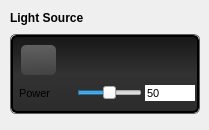
                  <widget class="QFrame" name="frame_18">
                   <property name="minimumSize">
                    <size>
                     <width>0</width>
                     <height>130</height>
                    </size>
                   </property>
                   <property name="maximumSize">
                    <size>
                     <width>16777215</width>
                     <height>210</height>
                    </size>
                   </property>
                   <property name="styleSheet">
                    <string notr="true">border: none;</string>
                   </property>
                   <property name="frameShape">
                    <enum>QFrame::StyledPanel</enum>
                   </property>
                   <property name="frameShadow">
                    <enum>QFrame::Raised</enum>
                   </property>
                   <widget class="QLabel" name="label_36">
                    <property name="geometry">
                     <rect>
                      <x>10</x>
                      <y>10</y>
                      <width>161</width>
                      <height>16</height>
                     </rect>
                    </property>
                    <property name="font">
                     <font>
                      <weight>75</weight>
                      <bold>true</bold>
                     </font>
                    </property>
                    <property name="styleSheet">
                     <string notr="true">border: none;</string>
                    </property>
                    <property name="text">
                     <string>Light Source</string>
                    </property>
                   </widget>
                   <widget class="QFrame" name="frame_white_border_17">
                    <property name="geometry">
                     <rect>
                      <x>10</x>
                      <y>34</y>
                      <width>190</width>
                      <height>80</height>
                     </rect>
                    </property>
                    <property name="minimumSize">
                     <size>
                      <width>190</width>
                      <height>50</height>
                     </size>
                    </property>
                    <property name="maximumSize">
                     <size>
                      <width>190</width>
                      <height>200</height>
                     </size>
                    </property>
                    <property name="styleSheet">
                     <string notr="true">QFrame {
    border: 1px solid rgb(95, 95, 95);
    border-radius: 6px;
}</string>
                    </property>
                    <property name="frameShape">
                     <enum>QFrame::StyledPanel</enum>
                    </property>
                    <property name="frameShadow">
                     <enum>QFrame::Raised</enum>
                    </property>
                    <property name="lineWidth">
                     <number>1</number>
                    </property>
                    <layout class="QGridLayout" name="gridLayout_23" rowstretch="0" columnstretch="0">
                     <property name="sizeConstraint">
                      <enum>QLayout::SetDefaultConstraint</enum>
                     </property>
                     <property name="margin">
                      <number>0</number>
                     </property>
                     <property name="spacing">
                      <number>0</number>
                     </property>
                     <item row="0" column="0">
                      <widget class="QFrame" name="frame_button_bar_13">
                       <property name="minimumSize">
                        <size>
                         <width>0</width>
                         <height>0</height>
                        </size>
                       </property>
                       <property name="maximumSize">
                        <size>
                         <width>16777215</width>
                         <height>16777215</height>
                        </size>
                       </property>
                       <property name="styleSheet">
                        <string notr="true">QFrame {
  background: rgb(29, 29, 29);
    border-style: solid;
    border: 2px solid #000000;
    border-radius: 6px;

background-color: qlineargradient(spread:pad, x1:0, y1:0, x2:0, y2:1, stop:0 rgba(23, 23, 23, 255), stop:0.497561 rgba(50, 50, 50, 255), stop:1 rgba(44, 44, 44, 255));
}</string>
                       </property>
                       <property name="frameShape">
                        <enum>QFrame::StyledPanel</enum>
                       </property>
                       <property name="frameShadow">
                        <enum>QFrame::Raised</enum>
                       </property>
                       <property name="lineWidth">
                        <number>1</number>
                       </property>
                       <widget class="QSpinBox" name="spinBox_27">
                        <property name="geometry">
                         <rect>
                          <x>134</x>
                          <y>50</y>
                          <width>50</width>
                          <height>16</height>
                         </rect>
                        </property>
                        <property name="font">
                         <font>
                          <pointsize>8</pointsize>
                         </font>
                        </property>
                        <property name="buttonSymbols">
                         <enum>QAbstractSpinBox::NoButtons</enum>
                        </property>
                        <property name="value">
                         <number>50</number>
                        </property>
                       </widget>
                       <widget class="QLabel" name="label_42">
                        <property name="geometry">
                         <rect>
                          <x>8</x>
                          <y>50</y>
                          <width>61</width>
                          <height>16</height>
                         </rect>
                        </property>
                        <property name="font">
                         <font>
                          <pointsize>8</pointsize>
                         </font>
                        </property>
                        <property name="styleSheet">
                         <string notr="true">border: none; background: none;</string>
                        </property>
                        <property name="text">
                         <string>Power</string>
                        </property>
                       </widget>
                       <widget class="QSlider" name="horizontalSlider_20">
                        <property name="geometry">
                         <rect>
                          <x>66</x>
                          <y>50</y>
                          <width>65</width>
                          <height>16</height>
                         </rect>
                        </property>
                        <property name="value">
                         <number>50</number>
                        </property>
                        <property name="orientation">
                         <enum>Qt::Horizontal</enum>
                        </property>
                       </widget>
                       <widget class="QPushButton" name="pushButton_71">
                        <property name="geometry">
                         <rect>
                          <x>10</x>
                          <y>10</y>
                          <width>35</width>
                          <height>30</height>
                         </rect>
                        </property>
                        <property name="minimumSize">
                         <size>
                          <width>20</width>
                          <height>20</height>
                         </size>
                        </property>
                        <property name="maximumSize">
                         <size>
                          <width>130</width>
                          <height>100</height>
                         </size>
                        </property>
                        <property name="font">
                         <font>
                          <pointsize>10</pointsize>
                          <weight>75</weight>
                          <bold>true</bold>
                         </font>
                        </property>
                        <property name="styleSheet">
                         <string notr="true">QPushButton:hover
{
    border: 1px solid #78879b;
    color: silver;
}

QPushButton
{
    border-color: rgb(0,0,0);
}

QPushButton {
background-color: qlineargradient(spread:pad, x1:0.546341, y1:1, x2:0.512195, y2:0, stop:0 rgba(67, 67, 67, 255), stop:1 rgba(96, 96, 96, 255));
border-radius: 5px;
}</string>
                        </property>
                        <property name="text">
                         <string/>
                        </property>
                        <property name="icon">
                         <iconset resource="grey_icons.qrc">
                          <normaloff>:/greys/images/grey_icons/10pc_gray_power_onoff_active.svg</normaloff>
                          <activeon>:/greys/images/grey_icons/10pc_gray_power_onoff.svg</activeon>:/greys/images/grey_icons/10pc_gray_power_onoff_active.svg</iconset>
                        </property>
                        <property name="iconSize">
                         <size>
                          <width>30</width>
                          <height>30</height>
                         </size>
                        </property>
                        <property name="checkable">
                         <bool>true</bool>
                        </property>
                       </widget>
                      </widget>
                     </item>
                    </layout>
                   </widget>
                  </widget>
